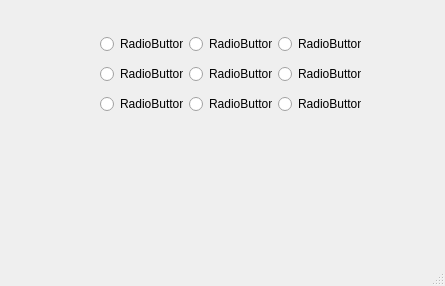
<?xml version="1.0" encoding="UTF-8"?>
<ui version="4.0">
 <class>MainWindow</class>
 <widget class="QMainWindow" name="MainWindow">
  <property name="geometry">
   <rect>
    <x>0</x>
    <y>0</y>
    <width>445</width>
    <height>286</height>
   </rect>
  </property>
  <property name="minimumSize">
   <size>
    <width>445</width>
    <height>286</height>
   </size>
  </property>
  <property name="maximumSize">
   <size>
    <width>445</width>
    <height>286</height>
   </size>
  </property>
  <property name="windowTitle">
   <string>MainWindow</string>
  </property>
  <widget class="QWidget" name="centralwidget">
   <widget class="QWidget" name="horizontalLayoutWidget">
    <property name="geometry">
     <rect>
      <x>100</x>
      <y>30</y>
      <width>261</width>
      <height>91</height>
     </rect>
    </property>
    <layout class="QHBoxLayout" name="horizontalLayout">
     <item>
      <layout class="QVBoxLayout" name="verticalLayout_5">
       <item>
        <widget class="QRadioButton" name="radioButton_8">
         <property name="text">
          <string>RadioButton</string>
         </property>
         <attribute name="buttonGroup">
          <string notr="true">bg1</string>
         </attribute>
        </widget>
       </item>
       <item>
        <widget class="QRadioButton" name="radioButton_7">
         <property name="text">
          <string>RadioButton</string>
         </property>
         <attribute name="buttonGroup">
          <string notr="true">bg1</string>
         </attribute>
        </widget>
       </item>
       <item>
        <widget class="QRadioButton" name="radioButton_9">
         <property name="text">
          <string>RadioButton</string>
         </property>
         <attribute name="buttonGroup">
          <string notr="true">bg1</string>
         </attribute>
        </widget>
       </item>
      </layout>
     </item>
     <item>
      <layout class="QVBoxLayout" name="verticalLayout_3">
       <item>
        <widget class="QRadioButton" name="radioButton_5">
         <property name="text">
          <string>RadioButton</string>
         </property>
         <attribute name="buttonGroup">
          <string notr="true">bg2</string>
         </attribute>
        </widget>
       </item>
       <item>
        <widget class="QRadioButton" name="radioButton_4">
         <property name="layoutDirection">
          <enum>Qt::LeftToRight</enum>
         </property>
         <property name="text">
          <string>RadioButton</string>
         </property>
         <attribute name="buttonGroup">
          <string notr="true">bg2</string>
         </attribute>
        </widget>
       </item>
       <item>
        <widget class="QRadioButton" name="radioButton_6">
         <property name="text">
          <string>RadioButton</string>
         </property>
         <attribute name="buttonGroup">
          <string notr="true">bg2</string>
         </attribute>
        </widget>
       </item>
      </layout>
     </item>
     <item>
      <layout class="QVBoxLayout" name="verticalLayout_2">
       <item>
        <widget class="QRadioButton" name="radioButton_2">
         <property name="text">
          <string>RadioButton</string>
         </property>
         <attribute name="buttonGroup">
          <string notr="true">bg3</string>
         </attribute>
        </widget>
       </item>
       <item>
        <widget class="QRadioButton" name="radioButton">
         <property name="text">
          <string>RadioButton</string>
         </property>
         <attribute name="buttonGroup">
          <string notr="true">bg3</string>
         </attribute>
        </widget>
       </item>
       <item>
        <widget class="QRadioButton" name="radioButton_3">
         <property name="text">
          <string>RadioButton</string>
         </property>
         <attribute name="buttonGroup">
          <string notr="true">bg3</string>
         </attribute>
        </widget>
       </item>
      </layout>
     </item>
    </layout>
   </widget>
   <widget class="QWidget" name="horizontalLayoutWidget_2">
    <property name="geometry">
     <rect>
      <x>100</x>
      <y>150</y>
      <width>241</width>
      <height>80</height>
     </rect>
    </property>
    <layout class="QHBoxLayout" name="horizontalLayout_2">
     <item>
      <widget class="QLabel" name="label">
       <property name="text">
        <string/>
       </property>
       <property name="alignment">
        <set>Qt::AlignCenter</set>
       </property>
      </widget>
     </item>
     <item>
      <widget class="QLabel" name="label_2">
       <property name="text">
        <string/>
       </property>
       <property name="alignment">
        <set>Qt::AlignCenter</set>
       </property>
      </widget>
     </item>
     <item>
      <widget class="QLabel" name="label_3">
       <property name="text">
        <string/>
       </property>
       <property name="alignment">
        <set>Qt::AlignCenter</set>
       </property>
      </widget>
     </item>
    </layout>
   </widget>
  </widget>
  <widget class="QMenuBar" name="menubar">
   <property name="geometry">
    <rect>
     <x>0</x>
     <y>0</y>
     <width>445</width>
     <height>21</height>
    </rect>
   </property>
  </widget>
  <widget class="QStatusBar" name="statusbar"/>
 </widget>
 <resources/>
 <connections/>
 <buttongroups>
  <buttongroup name="bg3"/>
  <buttongroup name="bg2"/>
  <buttongroup name="bg1"/>
 </buttongroups>
</ui>
